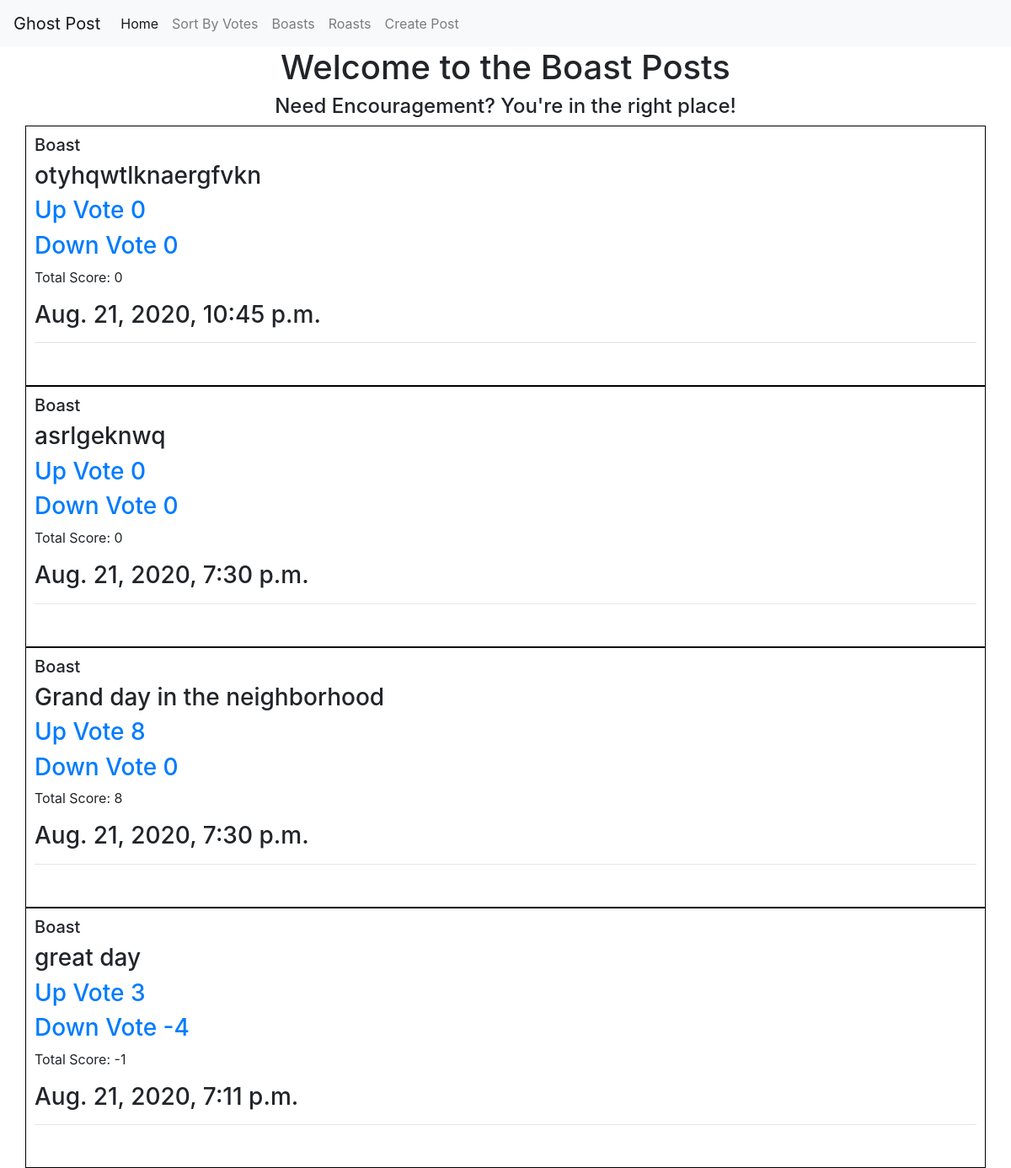
Page /boast/ on the committed database.
### ghostapp/models.py (models this page shows, shortened)
class BoastRoast(models.Model):#helped by Sohail
    body = models.CharField(max_length=280)
    boast_roast = models.BooleanField()
    upvote = models.IntegerField(default=0,null=True)
    downvote = models.IntegerField(default=0, null=True)
    timestamp = models.DateTimeField(default=now, editable=False)
    @property
    def totalvotes(self):
        return self.upvote + self.downvote

### ghostapp/views.py (the view)
# urls.py: path('boast/', views.boast_view, name="boast"),
def boast_view(request):
    postsort = BoastRoast.objects.filter(boast_roast=True).order_by('-timestamp')
    return render(request, "boast.html", {'postsort': postsort})

### ghostapp/templates/boast.html
{% include 'navbar.html' %}
<h1 style="text-align: center;">Welcome to the Boast Posts</h1>
          <h4 style="text-align: center;">Need Encouragement? You're in the right place!</h4>
          {% for post in postsort %}
          <div class="container" style="border:1px solid black; padding:10px;">
            {% if post.boast_roast == True %}
              <h5>Boast</h5>
            {% endif %}
              <h3><li style="list-style-type: none;">{{ post.body }}</li></h3>
              <h3><li style="list-style-type: none;"><a href="/upvote/{{post.id}}">Up Vote {{ post.upvote }}</a></li></h3>
              <h3><li style="list-style-type: none;"><a href="/upvote/{{post.id}}">Down Vote {{ post.downvote }}</a></li></h3>
              <p>Total Score: {{post.totalvotes}}</p>
              <h3><li style="list-style-type: none">{{ post.timestamp }}</li></h3>
              <hr>
            <br>
          </div>
            {% endfor %}

### rows in the picture
BoastRoast: boast_roast "Boast", body "otyhqwtlknaergfvkn", upvote "0", downvote "0", totalvotes "0", timestamp "Aug. 21, 2020, 10:45 p.m."
BoastRoast: boast_roast "Boast", body "asrlgeknwq", upvote "0", downvote "0", totalvotes "0", timestamp "Aug. 21, 2020, 7:30 p.m."
BoastRoast: boast_roast "Boast", body "Grand day in the neighborhood", upvote "8", downvote "0", totalvotes "8", timestamp "Aug. 21, 2020, 7:30 p.m."
BoastRoast: boast_roast "Boast", body "great day", upvote "3", downvote "-4", totalvotes "-1", timestamp "Aug. 21, 2020, 7:11 p.m."
